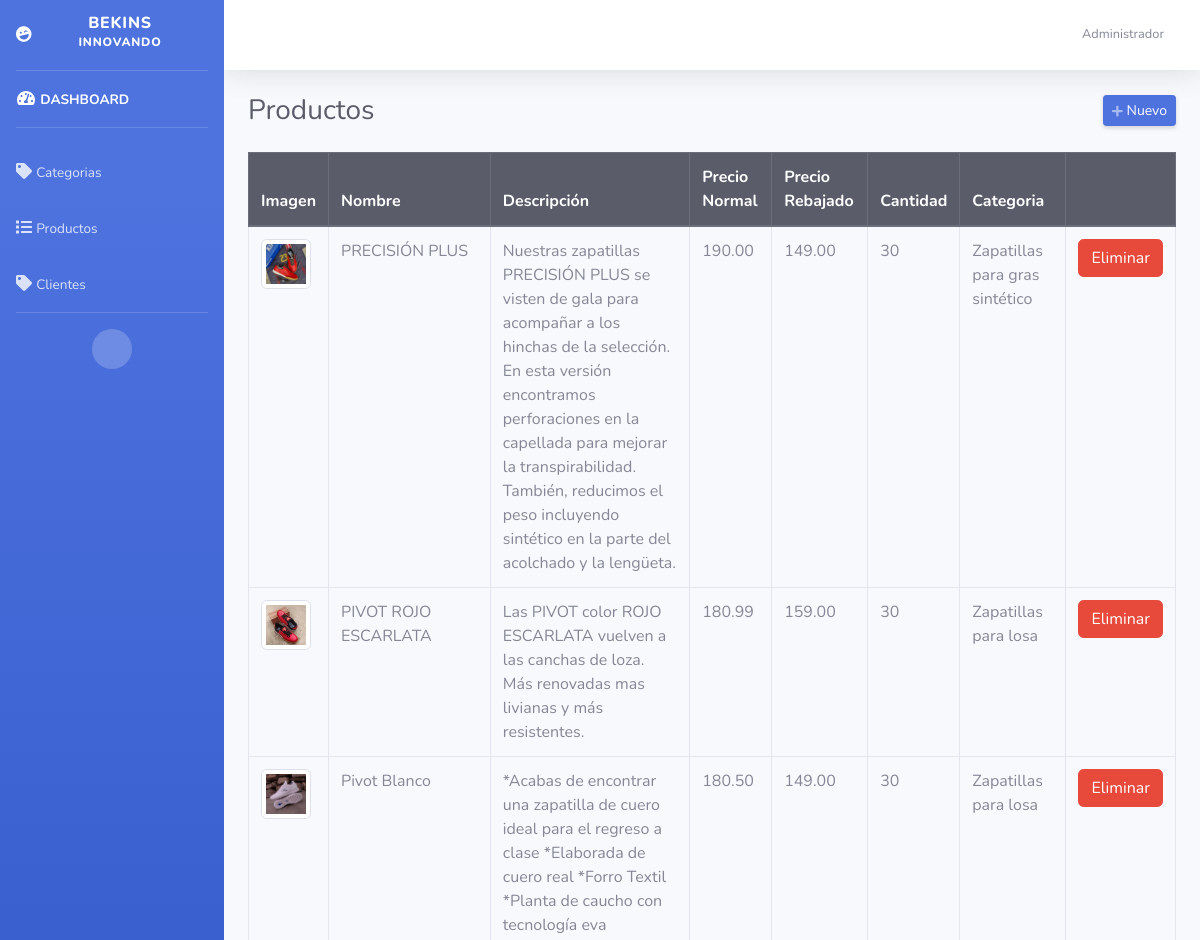
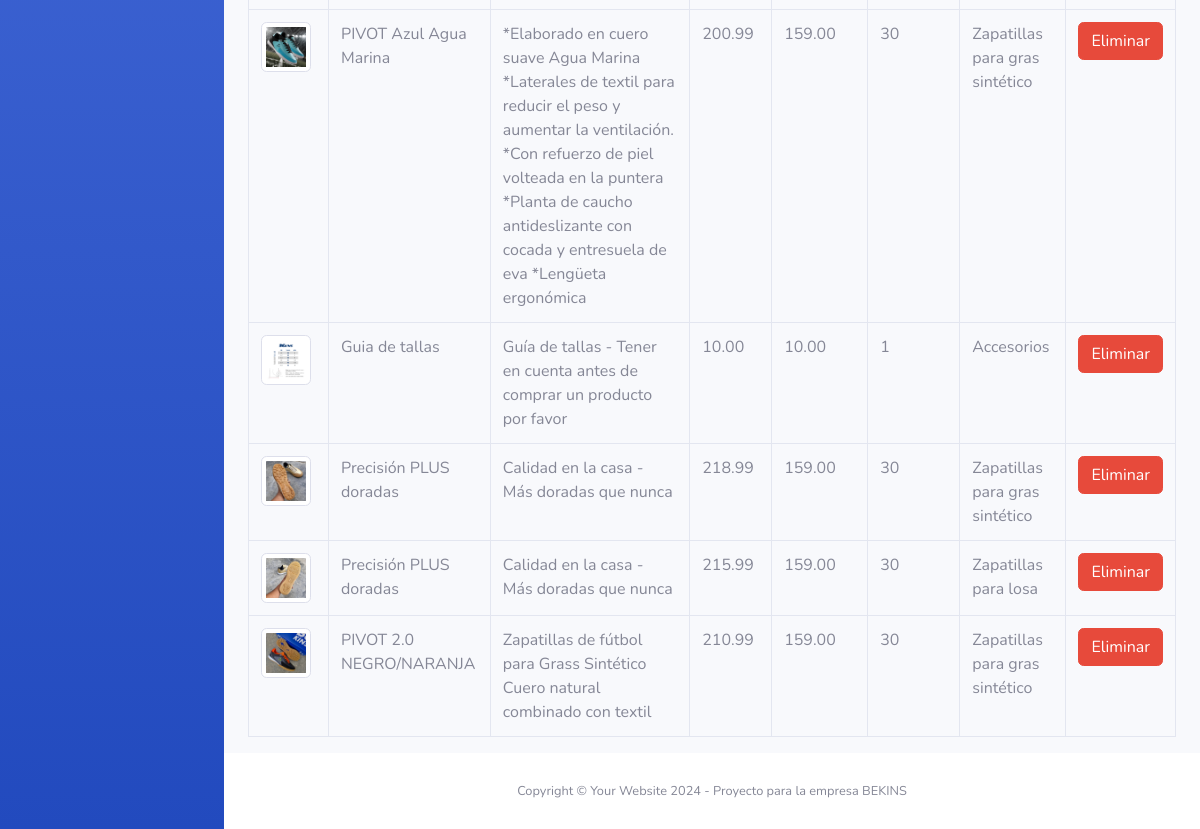
The page /admin/productos.php (signed in) on the database its author committed (2 pictures, top to bottom).
### tables this page shows
CREATE TABLE `productos` (
  `id` int(11) NOT NULL,
  `nombre` varchar(255) NOT NULL,
  `descripcion` text NOT NULL,
  `precio_normal` decimal(10,2) NOT NULL,
  `precio_rebajado` decimal(10,2) NOT NULL,
  `cantidad` int(11) NOT NULL,
  `imagen` varchar(50) NOT NULL,
  `id_categoria` int(11) NOT NULL
);

CREATE TABLE `categorias` (
  `id` int(11) NOT NULL,
  `categoria` varchar(50) NOT NULL
);

### admin/productos.php (the view, shortened to what this page needs)
<?php
require_once "../config/conexion.php";
include("includes/header.php"); ?>
<div class="d-sm-flex align-items-center justify-content-between mb-4">
    <h1 class="h3 mb-0 text-gray-800">Productos</h1>
    <a href="#" class="d-none d-sm-inline-block btn btn-sm btn-primary shadow-sm" id="abrirProducto"><i class="fas fa-plus fa-sm text-white-50"></i> Nuevo</a>
</div>
<div class="row">
    <div class="col-md-12">
        <div class="table-responsive">
            <table class="table table-hover table-bordered" style="width: 100%;">
                <thead class="thead-dark">
                    <tr>
                        <th>Imagen</th>
                        <th>Nombre</th>
                        <th>Descripción</th>
                        <th>Precio Normal</th>
                        <th>Precio Rebajado</th>
                        <th>Cantidad</th>
                        <th>Categoria</th>
                        <th></th>
                    </tr>
                </thead>
                <tbody>
                    <?php
                    $query = mysqli_query($conexion, "SELECT p.*, c.id AS id_cat, c.categoria FROM productos p INNER JOIN categorias c ON c.id = p.id_categoria ORDER BY p.id DESC");
                    while ($data = mysqli_fetch_assoc($query)) { ?>
                        <tr>
                            <td><img class="img-thumbnail" src="../assets/img/<?php echo $data['imagen']; ?>" width="50"></td>
                            <td><?php echo $data['nombre']; ?></td>
                            <td><?php echo $data['descripcion']; ?></td>
                            <td><?php echo $data['precio_normal']; ?></td>
                            <td><?php echo $data['precio_rebajado']; ?></td>
                            <td><?php echo $data['cantidad']; ?></td>
                            <td><?php echo $data['categoria']; ?></td>
                            <td>
                                <form method="post" action="eliminar.php?accion=pro&id=<?php echo $data['id']; ?>" class="d-inline eliminar">
                                    <button class="btn btn-danger" type="submit">Eliminar</button>
                                </form>
                            </td>
                        </tr>
                    <?php } ?>
                </tbody>
            </table>
        </div>
    </div>
</div>
<?php include("includes/footer.php"); ?>

### rows shown on the page
productos: imagen (picture), nombre "PRECISIÓN PLUS", descripcion "Nuestras zapatillas PRECISIÓN PLUS se visten de gala para acompañar a los hinchas de la selección. En esta versión encontramos perforaciones en la capellada para mejorar la transpirabilidad. También, reducimos el peso incluyendo sintético en la parte del acolchado y la lengüeta.", precio_normal "190.00", precio_rebajado "149.00", cantidad "30", id_categoria.categoria "Zapatillas para gras sintético"
productos: imagen (picture), nombre "PIVOT ROJO ESCARLATA", descripcion "Las PIVOT color ROJO ESCARLATA vuelven a las canchas de loza. Más renovadas mas livianas y más resistentes.", precio_normal "180.99", precio_rebajado "159.00", cantidad "30", id_categoria.categoria "Zapatillas para losa"
productos: imagen (picture), nombre "Pivot Blanco", descripcion "*Acabas de encontrar una zapatilla de cuero ideal para el regreso a clase *Elaborada de cuero real *Forro Textil *Planta de caucho con tecnología eva", precio_normal "180.50", precio_rebajado "149.00", cantidad "30", id_categoria.categoria "Zapatillas para losa"
productos: imagen (picture), nombre "PIVOT Azul Agua Marina", descripcion "*Elaborado en cuero suave Agua Marina *Laterales de textil para reducir el peso y aumentar la ventilación. *Con refuerzo de piel volteada en la puntera *Planta de caucho antideslizante con cocada y entresuela de eva *Lengüeta ergonómica", precio_normal "200.99", precio_rebajado "159.00", cantidad "30", id_categoria.categoria "Zapatillas para gras sintético"
productos: imagen (picture), nombre "Guia de tallas", descripcion "Guía de tallas - Tener en cuenta antes de comprar un producto por favor", precio_normal "10.00", precio_rebajado "10.00", cantidad "1", id_categoria.categoria "Accesorios"
productos: imagen (picture), nombre "Precisión PLUS doradas", descripcion "Calidad en la casa - Más doradas que nunca", precio_normal "218.99", precio_rebajado "159.00", cantidad "30", id_categoria.categoria "Zapatillas para gras sintético"
productos: imagen (picture), nombre "Precisión PLUS doradas", descripcion "Calidad en la casa - Más doradas que nunca", precio_normal "215.99", precio_rebajado "159.00", cantidad "30", id_categoria.categoria "Zapatillas para losa"
productos: imagen (picture), nombre "PIVOT 2.0 NEGRO/NARANJA", descripcion "Zapatillas de fútbol para Grass Sintético Cuero natural combinado con textil", precio_normal "210.99", precio_rebajado "159.00", cantidad "30", id_categoria.categoria "Zapatillas para gras sintético"

### other values the page prints
$_SESSION['nombre'] "Administrador"
